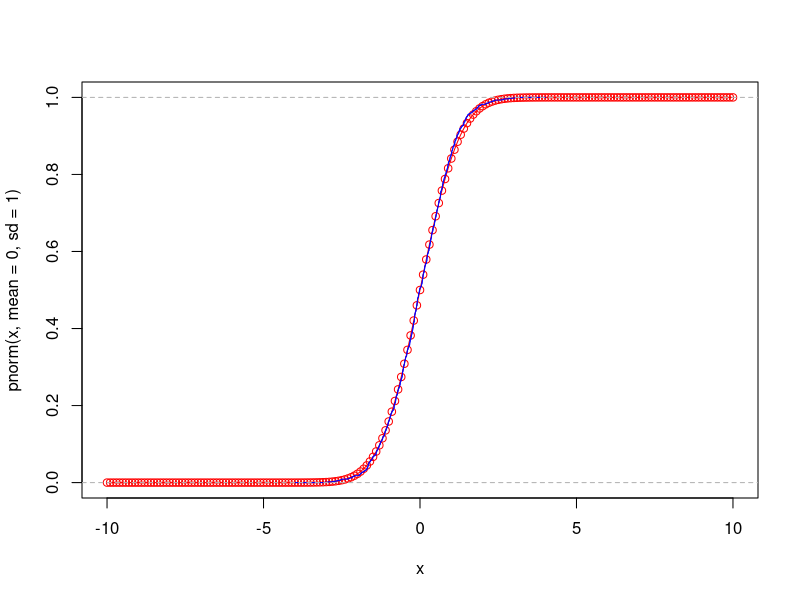

This figure's R source:
EX<- 0
VarX<- 1
Ylist<- c()
n <- 1000
X <- rnorm(n, EX, VarX)

x<- seq(from = -10, to =10, by=0.1)
plot(x, pnorm(x,mean=0, sd=1), type = 'o', col='red')
lines(ecdf(X), col = 'blue')


